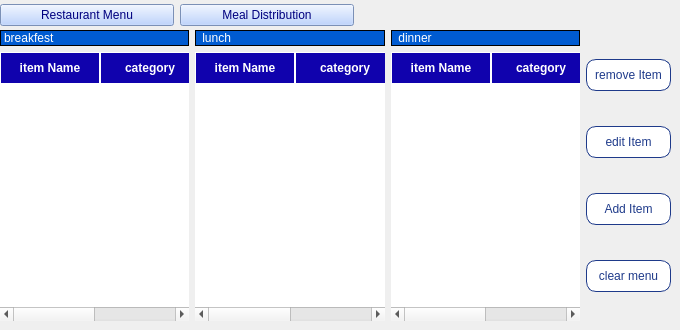
            <widget class="QWidget" name="RestaurntMenu">
             <property name="sizePolicy">
              <sizepolicy hsizetype="Expanding" vsizetype="Expanding">
               <horstretch>0</horstretch>
               <verstretch>0</verstretch>
              </sizepolicy>
             </property>
             <property name="maximumSize">
              <size>
               <width>700</width>
               <height>16777215</height>
              </size>
             </property>
             <widget class="QWidget" name="layoutWidget">
              <property name="geometry">
               <rect>
                <x>0</x>
                <y>0</y>
                <width>354</width>
                <height>30</height>
               </rect>
              </property>
              <layout class="QHBoxLayout" name="horizontalLayout_27">
               <item>
                <widget class="QPushButton" name="restaurantMenu_2">
                 <property name="styleSheet">
                  <string notr="true">color: rgb(0, 0, 127);
font: 9pt &quot;8514oem&quot;;
background-color: rgb(172, 201, 255);
</string>
                 </property>
                 <property name="text">
                  <string>Restaurant Menu</string>
                 </property>
                </widget>
               </item>
               <item>
                <widget class="QPushButton" name="mealsdistribution_2">
                 <property name="styleSheet">
                  <string notr="true">color: rgb(0, 0, 127);
font: 9pt &quot;8514oem&quot;;
background-color: rgb(172, 201, 255);
</string>
                 </property>
                 <property name="text">
                  <string>Meal Distribution</string>
                 </property>
                </widget>
               </item>
              </layout>
             </widget>
             <widget class="QWidget" name="layoutWidget">
              <property name="geometry">
               <rect>
                <x>0</x>
                <y>30</y>
                <width>671</width>
                <height>291</height>
               </rect>
              </property>
              <layout class="QHBoxLayout" name="horizontalLayout_32">
               <item>
                <layout class="QHBoxLayout" name="horizontalLayout_26">
                 <item>
                  <layout class="QVBoxLayout" name="verticalLayout_19">
                   <item>
                    <widget class="QLabel" name="label_34">
                     <property name="styleSheet">
                      <string notr="true">background-color: rgb(0, 91, 209);
color: rgb(255, 255, 255);
border: 1px solid rgb(0, 0, 0)</string>
                     </property>
                     <property name="text">
                      <string>breakfest</string>
                     </property>
                    </widget>
                   </item>
                   <item>
                    <widget class="QTableWidget" name="breakfestMenu">
                     <property name="sizePolicy">
                      <sizepolicy hsizetype="Expanding" vsizetype="Expanding">
                       <horstretch>0</horstretch>
                       <verstretch>0</verstretch>
                      </sizepolicy>
                     </property>
                     <property name="minimumSize">
                      <size>
                       <width>0</width>
                       <height>0</height>
                      </size>
                     </property>
                     <property name="maximumSize">
                      <size>
                       <width>16777215</width>
                       <height>16777215</height>
                      </size>
                     </property>
                     <property name="styleSheet">
                      <string notr="true">

QTableWidget::item:selected {
    background-color: rgb(148, 210, 233);
    color: black;
}
QTableWidget {
    background-color: white;
    gridline-color: white;
    border: none;
}

QTableWidget::item {
    background-color: white;
    color: black;
    border: 1px solid white;
}

QHeaderView::section {
    background-color: rgb(16, 2, 173);
    color: white;
    font-weight: bold;
    border: 1px solid white;
    padding: 6px;
}

</string>
                     </property>
                     <property name="autoScroll">
                      <bool>true</bool>
                     </property>
                     <column>
                      <property name="text">
                       <string>item Name</string>
                      </property>
                     </column>
                     <column>
                      <property name="text">
                       <string>category</string>
                      </property>
                     </column>
                    </widget>
                   </item>
                  </layout>
                 </item>
                 <item>
                  <layout class="QVBoxLayout" name="verticalLayout_20">
                   <item>
                    <widget class="QLabel" name="label_35">
                     <property name="styleSheet">
                      <string notr="true">background-color: rgb(0, 91, 209);
color: rgb(255, 255, 255);
border: 1px solid rgb(0, 0, 0)</string>
                     </property>
                     <property name="text">
                      <string> lunch</string>
                     </property>
                    </widget>
                   </item>
                   <item>
                    <widget class="QTableWidget" name="lunchMenu">
                     <property name="sizePolicy">
                      <sizepolicy hsizetype="Expanding" vsizetype="Expanding">
                       <horstretch>0</horstretch>
                       <verstretch>0</verstretch>
                      </sizepolicy>
                     </property>
                     <property name="minimumSize">
                      <size>
                       <width>0</width>
                       <height>0</height>
                      </size>
                     </property>
                     <property name="maximumSize">
                      <size>
                       <width>16777215</width>
                       <height>16777215</height>
                      </size>
                     </property>
                     <property name="styleSheet">
                      <string notr="true">

QTableWidget::item:selected {
    background-color: rgb(148, 210, 233);
    color: black;
}
QTableWidget {
    background-color: white;
    gridline-color: white;
    border: none;
}

QTableWidget::item {
    background-color: white;
    color: black;
    border: 1px solid white;
}

QHeaderView::section {
    background-color: rgb(16, 2, 173);
    color: white;
    font-weight: bold;
    border: 1px solid white;
    padding: 6px;
}

</string>
                     </property>
                     <property name="autoScroll">
                      <bool>true</bool>
                     </property>
                     <column>
                      <property name="text">
                       <string>item Name</string>
                      </property>
                     </column>
                     <column>
                      <property name="text">
                       <string>category</string>
                      </property>
                     </column>
                    </widget>
                   </item>
                  </layout>
                 </item>
                 <item>
                  <layout class="QVBoxLayout" name="verticalLayout_21">
                   <item>
                    <widget class="QLabel" name="label_38">
                     <property name="styleSheet">
                      <string notr="true">background-color: rgb(0, 91, 209);
color: rgb(255, 255, 255);
border: 1px solid rgb(0, 0, 0)</string>
                     </property>
                     <property name="text">
                      <string> dinner</string>
                     </property>
                    </widget>
                   </item>
                   <item>
                    <widget class="QTableWidget" name="dinnerMenu">
                     <property name="sizePolicy">
                      <sizepolicy hsizetype="Expanding" vsizetype="Expanding">
                       <horstretch>0</horstretch>
                       <verstretch>0</verstretch>
                      </sizepolicy>
                     </property>
                     <property name="minimumSize">
                      <size>
                       <width>0</width>
                       <height>0</height>
                      </size>
                     </property>
                     <property name="maximumSize">
                      <size>
                       <width>16777215</width>
                       <height>16777215</height>
                      </size>
                     </property>
                     <property name="styleSheet">
                      <string notr="true">

QTableWidget::item:selected {
    background-color: rgb(148, 210, 233);
    color: black;
}
QTableWidget {
    background-color: white;
    gridline-color: white;
    border: none;
}

QTableWidget::item {
    background-color: white;
    color: black;
    border: 1px solid white;
}

QHeaderView::section {
    background-color: rgb(16, 2, 173);
    color: white;
    font-weight: bold;
    border: 1px solid white;
    padding: 6px;
}

</string>
                     </property>
                     <property name="autoScroll">
                      <bool>true</bool>
                     </property>
                     <column>
                      <property name="text">
                       <string>item Name</string>
                      </property>
                     </column>
                     <column>
                      <property name="text">
                       <string>category</string>
                      </property>
                     </column>
                    </widget>
                   </item>
                  </layout>
                 </item>
                </layout>
               </item>
               <item>
                <layout class="QVBoxLayout" name="verticalLayout_22">
                 <item>
                  <widget class="QPushButton" name="removeitem">
                   <property name="styleSheet">
                    <string notr="true">QPushButton {
    border: 1px solid #1E3A8A;
    border-radius: 10px;
    background-color: white;
    color: #1E3A8A;
 padding: 8px;

}

QPushButton:hover {
    background-color: rgb(148, 210, 233);
}

QPushButton:pressed {
    background-color: rgb(255, 170, 0);
    color: white;
}</string>
                   </property>
                   <property name="text">
                    <string>remove Item</string>
                   </property>
                   <property name="icon">
                    <iconset resource="resources.qrc">
                     <normaloff>:/icons/icons/xmark-solid-full.svg</normaloff>:/icons/icons/xmark-solid-full.svg</iconset>
                   </property>
                   <property name="checkable">
                    <bool>true</bool>
                   </property>
                   <property name="autoExclusive">
                    <bool>true</bool>
                   </property>
                  </widget>
                 </item>
                 <item>
                  <widget class="QPushButton" name="edititem">
                   <property name="styleSheet">
                    <string notr="true">QPushButton {
    border: 1px solid #1E3A8A;
    border-radius: 10px;
    background-color: white;
    color: #1E3A8A;
 padding: 8px;

}

QPushButton:hover {
    background-color: rgb(148, 210, 233);
}

QPushButton:pressed {
    background-color: rgb(255, 170, 0);
    color: white;
}</string>
                   </property>
                   <property name="text">
                    <string>edit Item</string>
                   </property>
                   <property name="checkable">
                    <bool>true</bool>
                   </property>
                   <property name="autoExclusive">
                    <bool>true</bool>
                   </property>
                  </widget>
                 </item>
                 <item>
                  <widget class="QPushButton" name="additem">
                   <property name="styleSheet">
                    <string notr="true">QPushButton {
    border: 1px solid #1E3A8A;
    border-radius: 10px;
    background-color: white;
    color: #1E3A8A;
 padding: 8px;

}

QPushButton:hover {
    background-color: rgb(148, 210, 233);
}

QPushButton:pressed {
    background-color: rgb(255, 170, 0);
    color: white;
}</string>
                   </property>
                   <property name="text">
                    <string>Add Item</string>
                   </property>
                   <property name="icon">
                    <iconset resource="resources.qrc">
                     <normaloff>:/icons/icons/add_24dp_1F1F1F_FILL0_wght400_GRAD0_opsz24.svg</normaloff>:/icons/icons/add_24dp_1F1F1F_FILL0_wght400_GRAD0_opsz24.svg</iconset>
                   </property>
                   <property name="checkable">
                    <bool>true</bool>
                   </property>
                   <property name="autoExclusive">
                    <bool>true</bool>
                   </property>
                  </widget>
                 </item>
                 <item>
                  <widget class="QPushButton" name="clearmenu">
                   <property name="styleSheet">
                    <string notr="true">QPushButton {
    border: 1px solid #1E3A8A;
    border-radius: 10px;
    background-color: white;
    color: #1E3A8A;
 padding: 8px;

}

QPushButton:hover {
    background-color: rgb(148, 210, 233);
}

QPushButton:pressed {
    background-color: rgb(255, 170, 0);
    color: white;
}</string>
                   </property>
                   <property name="text">
                    <string>clear menu</string>
                   </property>
                   <property name="checkable">
                    <bool>true</bool>
                   </property>
                   <property name="autoExclusive">
                    <bool>true</bool>
                   </property>
                  </widget>
                 </item>
                </layout>
               </item>
              </layout>
             </widget>
            </widget>
